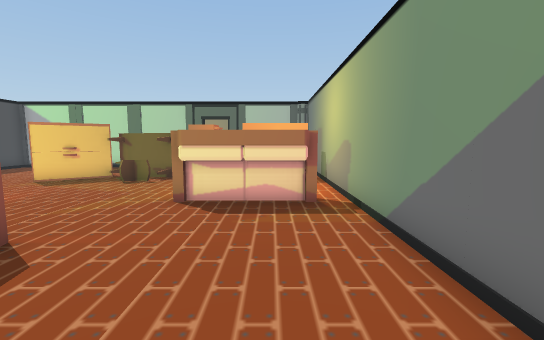
[1] (above)

17 first-person views from a walk through a Unity game level. The camera is 1.4 m above the floor, tilts 6° down and sees 90° across. Doors are open. The floor is counted in squares, 1 m on a side. Each view is taken from the middle of a square. On the plan, view 1 faces up. The plan holds only what a view shows up to about 13 squares ahead; the rest is blank. The place goes on beyond the plan. The player character is not drawn. Some animated figures are left out.

[2]
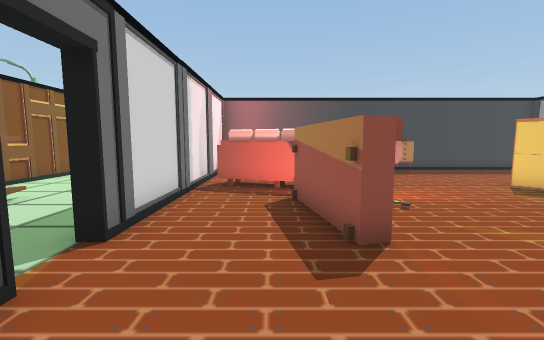

[3]
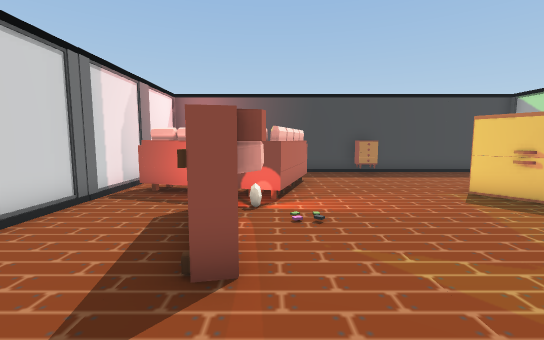

[4]
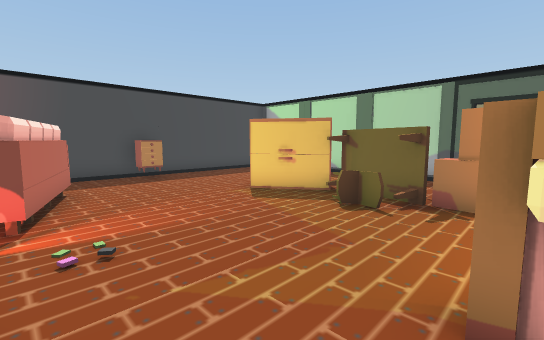

[5]
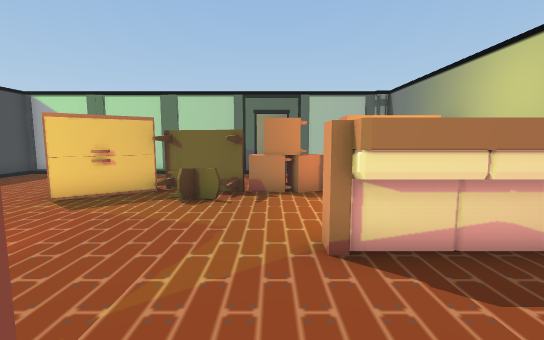

[6]
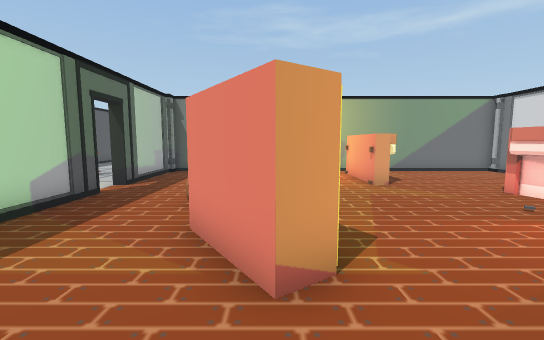

[7]
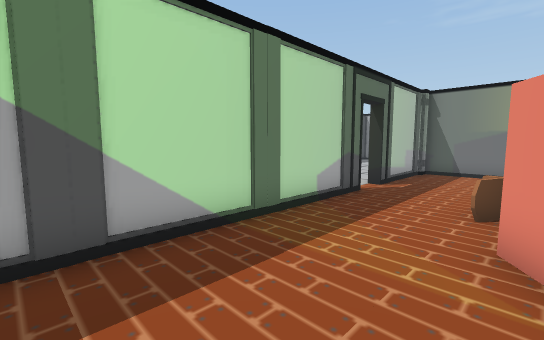

[8]
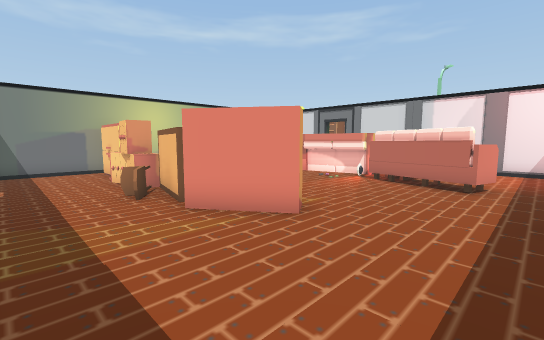

[9]
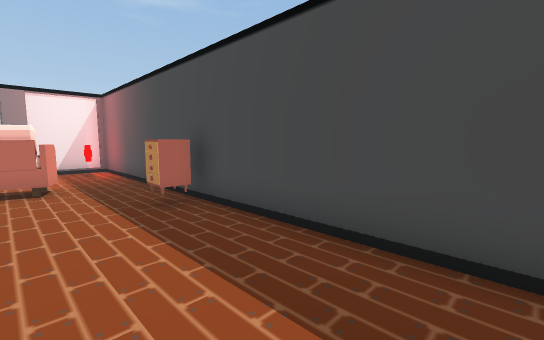

[10]
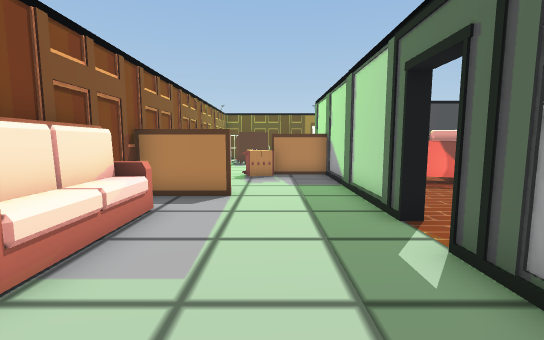

[11]
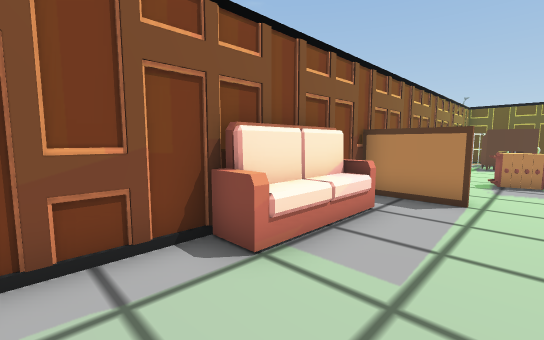

[12]
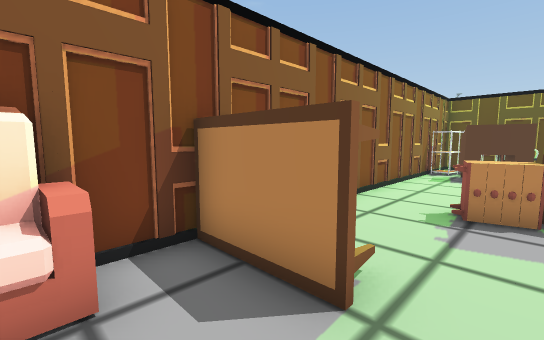

[13]
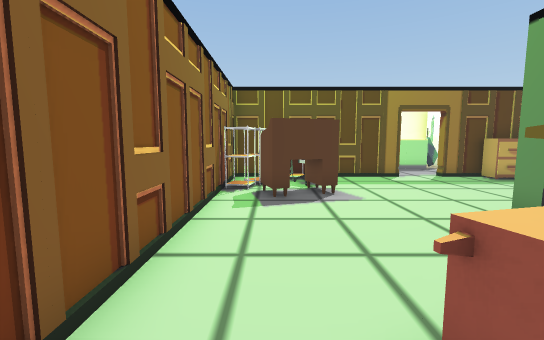

[14]
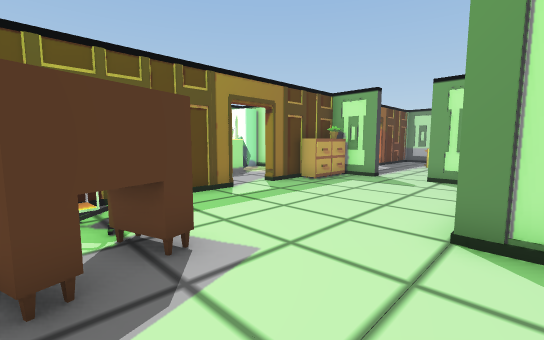

[15]
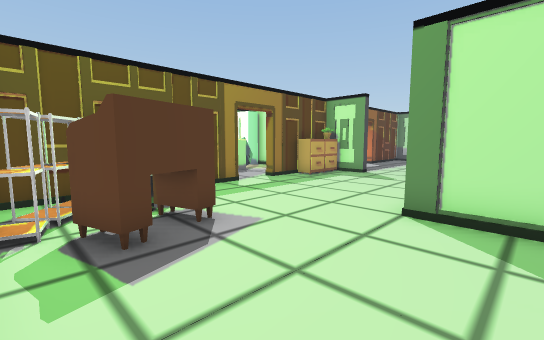

[16]
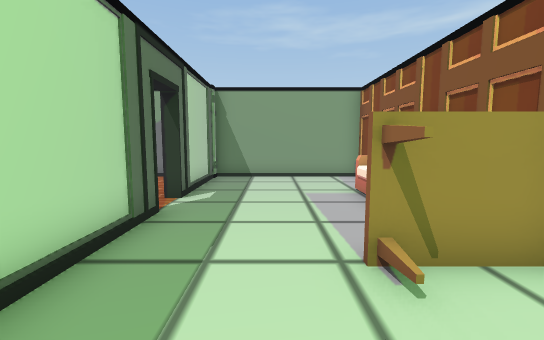

[17]
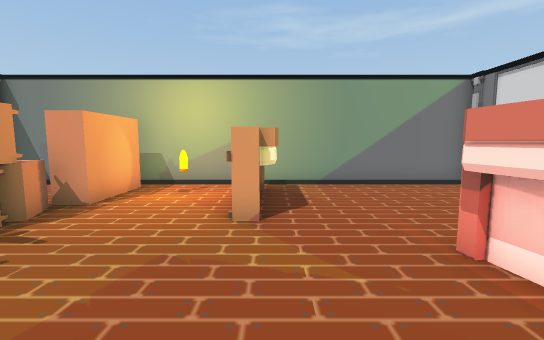

### Floor plan
Points are (right, up) in squares from view 1. A wall is a line through its corners. A room is listed if a view was taken in it or the views show most of it. See-through windows are left out.
Room 1 (views 1, 2, 3, 4, 5, 6, 7, 8, 9, 17)
walls: (-3.6, 14.8) (-11.1, 14.8); (-10.1, -0.2) (-10.1, -0.8); (-2.3, -0.7) (-2.3, -0.2); (1, -0.4) (1.9, -0.4) (1.9, 14.6); (-12.8, 14.8) (-13.4, 14.8) (-13.4, -0.4) (-3.7, -0.4) (-3.7, -0.7); (1.5, 14.8) (-2.3, 14.8)
ways out: open door at (-3, -0.5) to room 2; open door at (-3, 15)
objects: other object (-13, 1); other object (-13, 8); sofa (-11, 1) to (-8, 5); other object (-8, 10) to (-7, 11); sofa (-7, 3) to (-4, 4); other object (-6, 11); chair (-5, 9) to (-5, 10); chair (-5, 11) to (-5, 12); other object (-4, 10); other object (-4, 11) to (-3, 11); sofa (-2, 6) to (1, 7); other object (-2, 11); other object (-1, 10) to (1, 11); other object (-1, 11); other object (1, 8)
Room 2 (views 10, 11, 12, 13, 14, 15, 16)
walls: (-11.9, -0.7) (-13.9, -0.7); (-6.1, -6.5) (-4.1, -6.5); (-3.7, -0.7) (-10.4, -0.7); (-14.9, 5.6) (-15.9, 5.6); (-19.8, 0.1) (-19.8, -6.5) (-8.5, -6.5); (-1.6, -6.5) (1.9, -6.5) (1.9, -0.7) (-2.3, -0.7); (-17.7, 6) (-17.7, 5.6) (-19.8, 5.6) (-19.8, 1.8)
ways out: open door at (-3, -0.5) to room 1; opening at (-16.5, 6); open door at (-20, 0.5)
objects: shelf (-19, -5) to (-18, -5); shelf (-19, -4); other object (-19, -3); other object (-19, 3); other object (-19, 4); other object (-19, 5); shelf (-18, -6); chair (-18, -4) to (-18, -3); shelf (-17, -6); other object (-17, -5) to (-16, -3); other object (-11, -4) to (-10, -3); other object (-11, -2) to (-10, -1); other object (-7, -6) to (-6, -4); sofa (-4, -6) to (-1, -6)

Where each view was taken, in squares from view 1:
view 1: 0 up, 0 right, facing up
view 2: 2 up, 0 right, facing left
view 3: 4 up, 1 left, facing left
view 4: 4 up, 2 left, facing up-left
view 5: 3 up, 3 left, facing up
view 6: 10 up, 11 left, facing right
view 7: 11 up, 11 left, facing up-right
view 8: 14 up, 12 left, facing down-right
view 9: 14 up, 10 left, facing down-left
view 10: 3 down, 1 right, facing left
view 11: 3 down, 1 right, facing down-left
view 12: 3 down, 4 left, facing down-left
view 13: 5 down, 9 left, facing left
view 14: 5 down, 13 left, facing up-left
view 15: 6 down, 12 left, facing up-left
view 16: 3 down, 9 left, facing right
view 17: 6 up, 7 left, facing right
